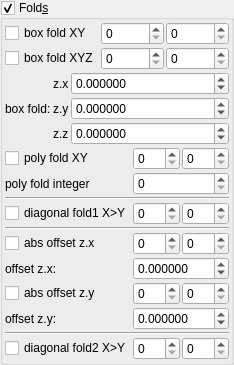
    <widget class="MyGroupBox" name="groupCheck_transf_function_enabled_false">
     <property name="toolTip">
      <string/>
     </property>
     <property name="title">
      <string>Fold&amp;s</string>
     </property>
     <property name="checkable">
      <bool>true</bool>
     </property>
     <layout class="QVBoxLayout" name="verticalLayout_33" stretch="0,0,0">
      <property name="spacing">
       <number>2</number>
      </property>
      <property name="leftMargin">
       <number>2</number>
      </property>
      <property name="topMargin">
       <number>2</number>
      </property>
      <property name="rightMargin">
       <number>2</number>
      </property>
      <property name="bottomMargin">
       <number>2</number>
      </property>
      <item>
       <layout class="QGridLayout" name="gridLayout_15" rowstretch="0,0" columnstretch="0,1,1">
        <property name="spacing">
         <number>2</number>
        </property>
        <item row="0" column="2">
         <widget class="MySpinBox" name="spinboxInt_transf_stop_iterations_A">
          <property name="enabled">
           <bool>true</bool>
          </property>
          <property name="sizePolicy">
           <sizepolicy hsizetype="Minimum" vsizetype="Maximum">
            <horstretch>0</horstretch>
            <verstretch>0</verstretch>
           </sizepolicy>
          </property>
          <property name="maximum">
           <number>999</number>
          </property>
         </widget>
        </item>
        <item row="0" column="1">
         <widget class="MySpinBox" name="spinboxInt_transf_start_iterations_A">
          <property name="enabled">
           <bool>true</bool>
          </property>
          <property name="sizePolicy">
           <sizepolicy hsizetype="Minimum" vsizetype="Maximum">
            <horstretch>0</horstretch>
            <verstretch>0</verstretch>
           </sizepolicy>
          </property>
          <property name="maximum">
           <number>999</number>
          </property>
         </widget>
        </item>
        <item row="1" column="0">
         <widget class="MyCheckBox" name="checkBox_transf_function_enabledB_false">
          <property name="text">
           <string notr="true">box fold XYZ</string>
          </property>
         </widget>
        </item>
        <item row="1" column="2">
         <widget class="MySpinBox" name="spinboxInt_transf_stop_iterations_B">
          <property name="enabled">
           <bool>true</bool>
          </property>
          <property name="sizePolicy">
           <sizepolicy hsizetype="Minimum" vsizetype="Maximum">
            <horstretch>0</horstretch>
            <verstretch>0</verstretch>
           </sizepolicy>
          </property>
          <property name="maximum">
           <number>999</number>
          </property>
         </widget>
        </item>
        <item row="1" column="1">
         <widget class="MySpinBox" name="spinboxInt_transf_start_iterations_B">
          <property name="enabled">
           <bool>true</bool>
          </property>
          <property name="sizePolicy">
           <sizepolicy hsizetype="Minimum" vsizetype="Maximum">
            <horstretch>0</horstretch>
            <verstretch>0</verstretch>
           </sizepolicy>
          </property>
          <property name="maximum">
           <number>999</number>
          </property>
         </widget>
        </item>
        <item row="0" column="0">
         <widget class="MyCheckBox" name="checkBox_transf_function_enabledA_false">
          <property name="text">
           <string notr="true">box fold XY</string>
          </property>
         </widget>
        </item>
       </layout>
      </item>
      <item>
       <layout class="QGridLayout" name="gridLayout_16" columnstretch="0,0,1">
        <property name="spacing">
         <number>2</number>
        </property>
        <item row="2" column="1">
         <widget class="QLabel" name="label_131">
          <property name="text">
           <string notr="true">z.z</string>
          </property>
         </widget>
        </item>
        <item row="1" column="1">
         <widget class="QLabel" name="label_130">
          <property name="text">
           <string notr="true">z.y</string>
          </property>
         </widget>
        </item>
        <item row="0" column="1">
         <widget class="QLabel" name="label_132">
          <property name="text">
           <string notr="true">z.x</string>
          </property>
         </widget>
        </item>
        <item row="1" column="0">
         <widget class="QLabel" name="label_109">
          <property name="text">
           <string>box fold:</string>
          </property>
         </widget>
        </item>
        <item row="0" column="2">
         <widget class="MyDoubleSpinBox" name="spinbox3_transf_addition_constantA_111_x">
          <property name="sizePolicy">
           <sizepolicy hsizetype="Minimum" vsizetype="Maximum">
            <horstretch>0</horstretch>
            <verstretch>0</verstretch>
           </sizepolicy>
          </property>
          <property name="prefix">
           <string/>
          </property>
          <property name="suffix">
           <string/>
          </property>
          <property name="decimals">
           <number>6</number>
          </property>
          <property name="minimum">
           <double>-99.989999999999995</double>
          </property>
          <property name="maximum">
           <double>99.989999999999995</double>
          </property>
          <property name="singleStep">
           <double>0.100000000000000</double>
          </property>
         </widget>
        </item>
        <item row="1" column="2">
         <widget class="MyDoubleSpinBox" name="spinbox3_transf_addition_constantA_111_y">
          <property name="sizePolicy">
           <sizepolicy hsizetype="Minimum" vsizetype="Maximum">
            <horstretch>0</horstretch>
            <verstretch>0</verstretch>
           </sizepolicy>
          </property>
          <property name="prefix">
           <string/>
          </property>
          <property name="suffix">
           <string/>
          </property>
          <property name="decimals">
           <number>6</number>
          </property>
          <property name="minimum">
           <double>-99.989999999999995</double>
          </property>
          <property name="maximum">
           <double>99.989999999999995</double>
          </property>
          <property name="singleStep">
           <double>0.100000000000000</double>
          </property>
         </widget>
        </item>
        <item row="2" column="2">
         <widget class="MyDoubleSpinBox" name="spinbox3_transf_addition_constantA_111_z">
          <property name="sizePolicy">
           <sizepolicy hsizetype="Minimum" vsizetype="Maximum">
            <horstretch>0</horstretch>
            <verstretch>0</verstretch>
           </sizepolicy>
          </property>
          <property name="prefix">
           <string/>
          </property>
          <property name="suffix">
           <string/>
          </property>
          <property name="decimals">
           <number>6</number>
          </property>
          <property name="minimum">
           <double>-99.989999999999995</double>
          </property>
          <property name="maximum">
           <double>99.989999999999995</double>
          </property>
          <property name="singleStep">
           <double>0.100000000000000</double>
          </property>
         </widget>
        </item>
       </layout>
      </item>
      <item>
       <layout class="QGridLayout" name="gridLayout_10" columnstretch="0,1,1">
        <property name="spacing">
         <number>2</number>
        </property>
        <item row="9" column="1">
         <widget class="MySpinBox" name="spinboxInt_transf_start_iterations_D">
          <property name="enabled">
           <bool>true</bool>
          </property>
          <property name="sizePolicy">
           <sizepolicy hsizetype="Minimum" vsizetype="Maximum">
            <horstretch>0</horstretch>
            <verstretch>0</verstretch>
           </sizepolicy>
          </property>
          <property name="maximum">
           <number>999</number>
          </property>
         </widget>
        </item>
        <item row="9" column="2">
         <widget class="MySpinBox" name="spinboxInt_transf_stop_iterations_D">
          <property name="enabled">
           <bool>true</bool>
          </property>
          <property name="sizePolicy">
           <sizepolicy hsizetype="Minimum" vsizetype="Maximum">
            <horstretch>0</horstretch>
            <verstretch>0</verstretch>
           </sizepolicy>
          </property>
          <property name="maximum">
           <number>999</number>
          </property>
         </widget>
        </item>
        <item row="6" column="0" colspan="3">
         <widget class="Line" name="line">
          <property name="orientation">
           <enum>Qt::Horizontal</enum>
          </property>
         </widget>
        </item>
        <item row="12" column="1">
         <widget class="MySpinBox" name="spinboxInt_transf_start_iterations_Cy">
          <property name="sizePolicy">
           <sizepolicy hsizetype="Minimum" vsizetype="Maximum">
            <horstretch>0</horstretch>
            <verstretch>0</verstretch>
           </sizepolicy>
          </property>
          <property name="minimum">
           <number>0</number>
          </property>
          <property name="maximum">
           <number>999</number>
          </property>
          <property name="value">
           <number>0</number>
          </property>
         </widget>
        </item>
        <item row="12" column="0">
         <widget class="MyCheckBox" name="checkBox_transf_function_enabledCy_false">
          <property name="text">
           <string notr="true">diagonal fold2 X&gt;Y</string>
          </property>
         </widget>
        </item>
        <item row="3" column="0">
         <widget class="QLabel" name="label_45">
          <property name="text">
           <string>poly fold integer</string>
          </property>
         </widget>
        </item>
        <item row="5" column="0">
         <widget class="MyCheckBox" name="checkBox_transf_function_enabledCx_false">
          <property name="text">
           <string notr="true">diagonal fold1 X&gt;Y</string>
          </property>
         </widget>
        </item>
        <item row="5" column="2">
         <widget class="MySpinBox" name="spinboxInt_transf_stop_iterations_Cx">
          <property name="enabled">
           <bool>true</bool>
          </property>
          <property name="sizePolicy">
           <sizepolicy hsizetype="Minimum" vsizetype="Maximum">
            <horstretch>0</horstretch>
            <verstretch>0</verstretch>
           </sizepolicy>
          </property>
          <property name="maximum">
           <number>999</number>
          </property>
         </widget>
        </item>
        <item row="2" column="1">
         <widget class="MySpinBox" name="spinboxInt_transf_start_iterations_P">
          <property name="enabled">
           <bool>true</bool>
          </property>
          <property name="sizePolicy">
           <sizepolicy hsizetype="Minimum" vsizetype="Maximum">
            <horstretch>0</horstretch>
            <verstretch>0</verstretch>
           </sizepolicy>
          </property>
          <property name="maximum">
           <number>999</number>
          </property>
         </widget>
        </item>
        <item row="5" column="1">
         <widget class="MySpinBox" name="spinboxInt_transf_start_iterations_Cx">
          <property name="enabled">
           <bool>true</bool>
          </property>
          <property name="sizePolicy">
           <sizepolicy hsizetype="Minimum" vsizetype="Maximum">
            <horstretch>0</horstretch>
            <verstretch>0</verstretch>
           </sizepolicy>
          </property>
          <property name="maximum">
           <number>999</number>
          </property>
         </widget>
        </item>
        <item row="3" column="1" colspan="2">
         <widget class="MySpinBox" name="spinboxInt_transf_int_6">
          <property name="enabled">
           <bool>true</bool>
          </property>
          <property name="sizePolicy">
           <sizepolicy hsizetype="Minimum" vsizetype="Maximum">
            <horstretch>0</horstretch>
            <verstretch>0</verstretch>
           </sizepolicy>
          </property>
          <property name="maximum">
           <number>999</number>
          </property>
         </widget>
        </item>
        <item row="7" column="0">
         <widget class="MyCheckBox" name="checkBox_transf_function_enabledC_false">
          <property name="text">
           <string notr="true">abs offset z.x</string>
          </property>
         </widget>
        </item>
        <item row="2" column="0">
         <widget class="MyCheckBox" name="checkBox_transf_function_enabledP_false">
          <property name="font">
           <font>
            <weight>50</weight>
            <bold>false</bold>
           </font>
          </property>
          <property name="text">
           <string>poly fold XY</string>
          </property>
         </widget>
        </item>
        <item row="4" column="0" colspan="3">
         <widget class="Line" name="line_4">
          <property name="orientation">
           <enum>Qt::Horizontal</enum>
          </property>
         </widget>
        </item>
        <item row="2" column="2">
         <widget class="MySpinBox" name="spinboxInt_transf_stop_iterations_P">
          <property name="enabled">
           <bool>true</bool>
          </property>
          <property name="sizePolicy">
           <sizepolicy hsizetype="Minimum" vsizetype="Maximum">
            <horstretch>0</horstretch>
            <verstretch>0</verstretch>
           </sizepolicy>
          </property>
          <property name="maximum">
           <number>999</number>
          </property>
         </widget>
        </item>
        <item row="7" column="2">
         <widget class="MySpinBox" name="spinboxInt_transf_stop_iterations_C">
          <property name="enabled">
           <bool>true</bool>
          </property>
          <property name="sizePolicy">
           <sizepolicy hsizetype="Minimum" vsizetype="Maximum">
            <horstretch>0</horstretch>
            <verstretch>0</verstretch>
           </sizepolicy>
          </property>
          <property name="maximum">
           <number>999</number>
          </property>
         </widget>
        </item>
        <item row="12" column="2">
         <widget class="MySpinBox" name="spinboxInt_transf_stop_iterations_Cy">
          <property name="sizePolicy">
           <sizepolicy hsizetype="Preferred" vsizetype="Maximum">
            <horstretch>0</horstretch>
            <verstretch>0</verstretch>
           </sizepolicy>
          </property>
          <property name="maximum">
           <number>999</number>
          </property>
         </widget>
        </item>
        <item row="8" column="0">
         <widget class="QLabel" name="label_43">
          <property name="text">
           <string>offset z.x:</string>
          </property>
         </widget>
        </item>
        <item row="9" column="0">
         <widget class="MyCheckBox" name="checkBox_transf_function_enabledD_false">
          <property name="enabled">
           <bool>true</bool>
          </property>
          <property name="text">
           <string notr="true">abs offset z.y</string>
          </property>
         </widget>
        </item>
        <item row="7" column="1">
         <widget class="MySpinBox" name="spinboxInt_transf_start_iterations_C">
          <property name="enabled">
           <bool>true</bool>
          </property>
          <property name="sizePolicy">
           <sizepolicy hsizetype="Minimum" vsizetype="Maximum">
            <horstretch>0</horstretch>
            <verstretch>0</verstretch>
           </sizepolicy>
          </property>
          <property name="maximum">
           <number>999</number>
          </property>
         </widget>
        </item>
        <item row="10" column="0">
         <widget class="QLabel" name="label_38">
          <property name="text">
           <string>offset z.y:</string>
          </property>
         </widget>
        </item>
        <item row="10" column="1" colspan="2">
         <widget class="MyDoubleSpinBox" name="spinbox_transf_offsetD_0">
          <property name="enabled">
           <bool>true</bool>
          </property>
          <property name="sizePolicy">
           <sizepolicy hsizetype="Minimum" vsizetype="Maximum">
            <horstretch>0</horstretch>
            <verstretch>0</verstretch>
           </sizepolicy>
          </property>
          <property name="prefix">
           <string/>
          </property>
          <property name="suffix">
           <string/>
          </property>
          <property name="decimals">
           <number>6</number>
          </property>
          <property name="minimum">
           <double>-99.989999999999995</double>
          </property>
          <property name="maximum">
           <double>99.989999999999995</double>
          </property>
          <property name="singleStep">
           <double>0.100000000000000</double>
          </property>
         </widget>
        </item>
        <item row="8" column="1" colspan="2">
         <widget class="MyDoubleSpinBox" name="spinbox_transf_offsetC_0">
          <property name="enabled">
           <bool>true</bool>
          </property>
          <property name="sizePolicy">
           <sizepolicy hsizetype="Minimum" vsizetype="Maximum">
            <horstretch>0</horstretch>
            <verstretch>0</verstretch>
           </sizepolicy>
          </property>
          <property name="prefix">
           <string/>
          </property>
          <property name="suffix">
           <string/>
          </property>
          <property name="decimals">
           <number>6</number>
          </property>
          <property name="minimum">
           <double>-99.989999999999995</double>
          </property>
          <property name="maximum">
           <double>99.989999999999995</double>
          </property>
          <property name="singleStep">
           <double>0.100000000000000</double>
          </property>
         </widget>
        </item>
        <item row="11" column="0" colspan="3">
         <widget class="Line" name="line_2">
          <property name="orientation">
           <enum>Qt::Horizontal</enum>
          </property>
         </widget>
        </item>
       </layout>
      </item>
     </layout>
    </widget>
